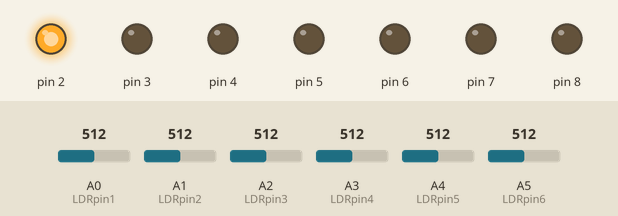
Bench run of a sketch on a simulated Arduino Uno, built with avr-gcc and run on an emulated ATmega328P. Parts: output pins drawn as LEDs (lit = HIGH). The test bench sets the inputs (shaded band); at power-on: A0 (LDRpin1) = 512, A1 (LDRpin2) = 512, A2 (LDRpin3) = 512, A3 (LDRpin4) = 512, A4 (LDRpin5) = 512, A5 (LDRpin6) = 512.

Above: at 0.1 s.
Timing chart, 0 to 1.6 s (numbered marks = the images above):
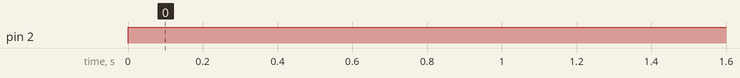

The sketch:

ParticleAccelerator.ino
```cpp
#define LDRpin1 A0
#define LDRpin2 A1
#define LDRpin3 A2
#define LDRpin4 A3
#define LDRpin5 A4
#define LDRpin6 A5
int LDRValue1 = 0;
int LDRValue2 = 0;
int LDRValue3 = 0;
int LDRValue4 = 0;
int LDRValue5 = 0;
int LDRValue6 = 0;


void setup()
{
  //Laserpin for 6 components
  pinMode(2, OUTPUT);

  //Pins for Electromagnet
   pinMode(3, OUTPUT);
   pinMode(4, OUTPUT);
   pinMode(5, OUTPUT);
   pinMode(6, OUTPUT);
   pinMode(7, OUTPUT);
   pinMode(8, OUTPUT);

  Serial.begin(9600);
}

void loop()
{
  digitalWrite(2, HIGH);
  LDRValue1 = analogRead(LDRpin1);
  LDRValue2 = analogRead(LDRpin2);
  LDRValue3 = analogRead(LDRpin3);
  LDRValue4 = analogRead(LDRpin4);
  LDRValue5 = analogRead(LDRpin5);
  LDRValue6 = analogRead(LDRpin6);

}
```

Measured:
- by itself, pin 2: LOW → HIGH at 0.00 s
